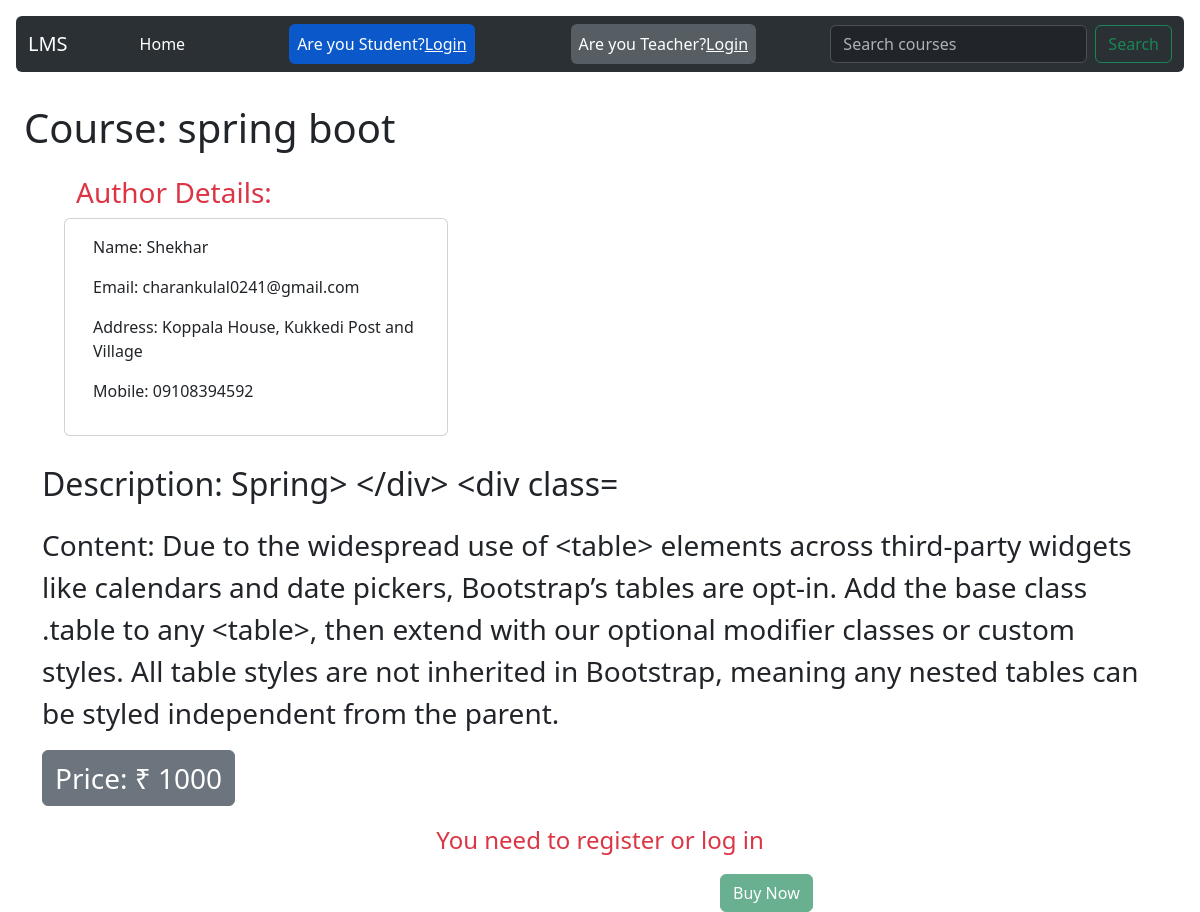
The page /course/8/ on the database its author committed.
### base/models.py (models this page shows, shortened)
class Course(models.Model):
    courseName = models.CharField(max_length=200)
    teacher_id=models.ForeignKey(Teacher,on_delete=models.CASCADE)
    description=models.TextField()
    content=models.TextField()
    price=models.CharField(max_length=10)
    category=models.CharField(max_length=200)

class Teacher(models.Model):
    name = models.CharField(max_length=100)
    email = models.EmailField()
    password=models.CharField(max_length=50)
    phone = models.CharField(max_length=20, blank=True)
    address = models.TextField(blank=True)
    age=models.CharField(max_length=10)
    gender=models.CharField(max_length=20)
    def __str__(self):
        return self.name

### base/views.py (the view)
# urls.py: path('course/<str:pk>/',views.courses,name="course"),
def courses(request, pk):
    course = Course.objects.get(id=pk)
    teacher_name = course.teacher_id
    teacher = Teacher.objects.get(name=teacher_name)
    context1 = {'course': course}
    context2 = {'teacher': teacher}
    context = {**context1, **context2}
    return render(request, 'base/courses.html', context)

### base/templates/base/courses.html
{% extends 'main.html' %}
{% block content %}
<h1 class="m-4" style="padding-top: 5rem;">Course: {{course.courseName }}</h1>
<div class="row" style="margin-left: 4rem;">
  <h3 class="text-danger">Author Details: </h3>
<div class="card card-outline-danger" style="width: 24rem;">
    <div class="card-body">
      <p class="text">Name: {{teacher.name}}</p>
      <p class="text">Email: {{teacher.email}}</p>
      <p class="text"> Address: {{teacher.address}}</p>
      <p class="text"> Mobile: {{teacher.phone}}</p>
    </div>
  </div>
</div>
<div class="container mt-4">
  <p class="fs-2">  Description:  {{course.description}}</p>
<p class="fs-3">  Content:  {{course.content}}</p>
<p class="fs-3 btn btn-secondary">Price: &#8377; {{course.price}}</p>
</div>
<p class="text-center text-danger fs-4">You need to register or log in</p>
<div style="margin-left:45rem;">
  <button class="btn btn-success" type="button" disabled >Buy Now</button>
</div>
{% endblock content %}

### rows shown on the page
Course: courseName "spring boot", description "Spring> </div> <div class=", content "Due to the widespread use of <table> elements across third-party widgets like calendars and date pickers, Bootstrap’s tables are opt-in. Add the base class .table to any <table>, then extend with our optional modifier classes or custom styles. All table styles are not inherited in Bootstrap, meaning any nested tables can be styled independent from the parent.", price "1000"
Teacher: name "Shekhar", email "charankulal0241@gmail.com", address "Koppala House, Kukkedi Post and Village", phone "09108394592"
